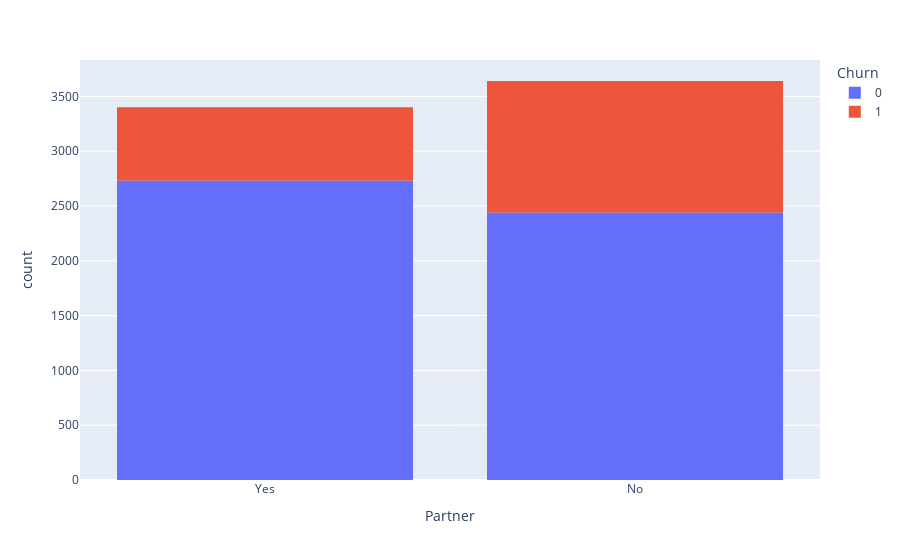

Notebook cell for this chart:
### Markdown cell above
#### There is not much difference between gender on the churn rate.

### Code cell
# 2. Having partner and churn 
print("churn % in having a partner : ", round(df1[(df1['Partner']== 'Yes') & (df1['Churn']== 1)].shape[0] / df1[df1['Partner']== 'Yes'].shape[0] * 100, 2))
print("churn % in not having a partner : ", round(df1[(df1['Partner']== 'No') & (df1['Churn']== 1)].shape[0] / df1[df1['Partner']== 'No'].shape[0] * 100, 2))
fig = px.histogram(df1, x = "Partner", color = "Churn")
fig

### Figure 1 — Plotly figure (JSON) as saved in the notebook; plotly's stock layout.template omitted (floating-point values rounded to 4 significant figures; data arrays with more than 128 entries replaced by an {"elided": "..."} marker saying what was removed)
{"data": [{"alignmentgroup": "True", "bingroup": "x", "hovertemplate": "Churn=0<br>Partner=%{x}<br>count=%{y}<extra></extra>", "legendgroup": "0", "marker": {"color": "#636efa", "pattern": {"shape": ""}}, "name": "0", "offsetgroup": "0", "orientation": "v", "showlegend": true, "type": "histogram", "x": {"elided": "5174 str values"}, "xaxis": "x", "yaxis": "y"}, {"alignmentgroup": "True", "bingroup": "x", "hovertemplate": "Churn=1<br>Partner=%{x}<br>count=%{y}<extra></extra>", "legendgroup": "1", "marker": {"color": "#EF553B", "pattern": {"shape": ""}}, "name": "1", "offsetgroup": "1", "orientation": "v", "showlegend": true, "type": "histogram", "x": {"elided": "1869 str values"}, "xaxis": "x", "yaxis": "y"}], "layout": {"barmode": "relative", "legend": {"title": {"text": "Churn"}, "tracegroupgap": 0}, "margin": {"t": 60}, "xaxis": {"anchor": "y", "domain": [0, 1], "title": {"text": "Partner"}}, "yaxis": {"anchor": "x", "domain": [0, 1], "title": {"text": "count"}}}}
